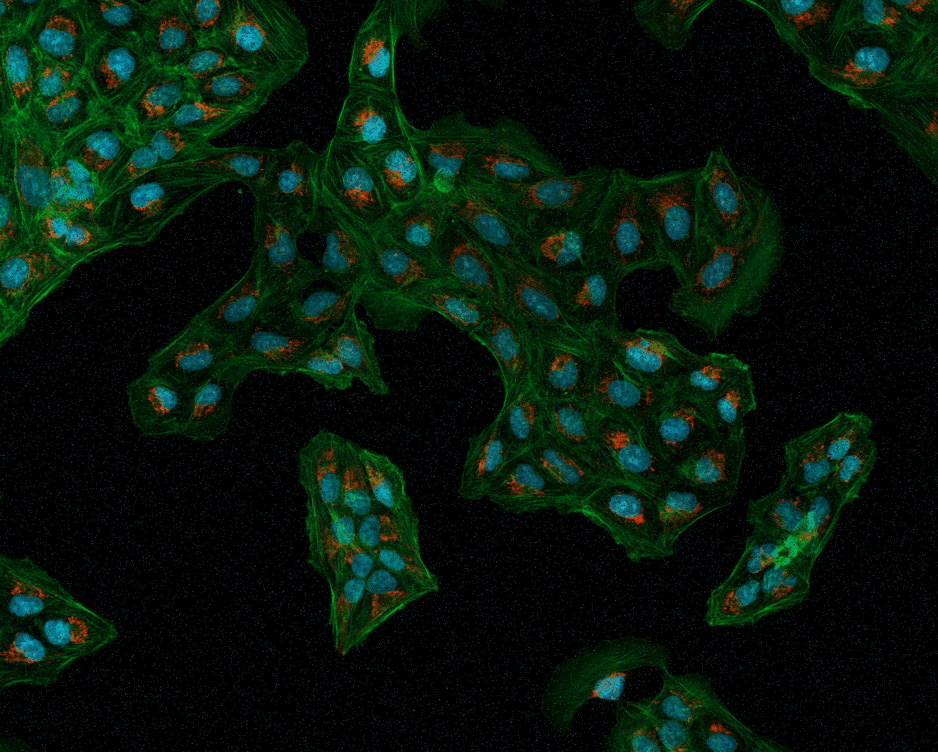
#> input picture opencv/bnsreenu/image_processing_APEER/Osteosarcoma_01_8bit_salt_pepper.tif, 938 x 752 px, shrunk from 1376 x 1104 before the run, found by its file name
$ python '33 Median_denoising.py'
#> lines starting #> are read from the running program, lines starting #| are printed output that depends on the picture
# -*- coding: utf-8 -*-
"""

https://github.com/bnsreenu/python_for_image_processing_APEER
https://www.youtube.com/watch?v=g-1bTTNOZa0&list=PLHae9ggVvqPgyRQQOtENr6hK0m1UquGaG&index=33
Osteosarcoma_01_25Sigma_noise.tif
Osteosarcoma_01_8bit_salt_pepper.tif
########
v2.medianBlur - https://opencv-python-tutroals.readthedocs.io/en/latest/py_tutorials/py_imgproc/py_filtering/py_filtering.html
skimage.filters.median - https://scikit-image.org/docs/dev/api/skimage.filters.html#skimage.filters.median
See how median is much better at cleaning salt and pepper noise compared to Gaussian
"""

import getpass
from skimage.filters import median
import cv2
from skimage import io, img_as_float


BASE_FOLDER = 'C:/Users/'+ getpass.getuser() +'/Pictures/Saved Pictures/'
path1 = BASE_FOLDER + "Osteosarcoma_01_25Sigma_noise.tif"
path2 = BASE_FOLDER +"Osteosarcoma_01_8bit_salt_pepper.tif"


#Needs 8 bit, not float.
img_gaussian_noise = cv2.imread(path1, 0)# 0 gray color
img_salt_pepper_noise = cv2.imread(path2, 0)
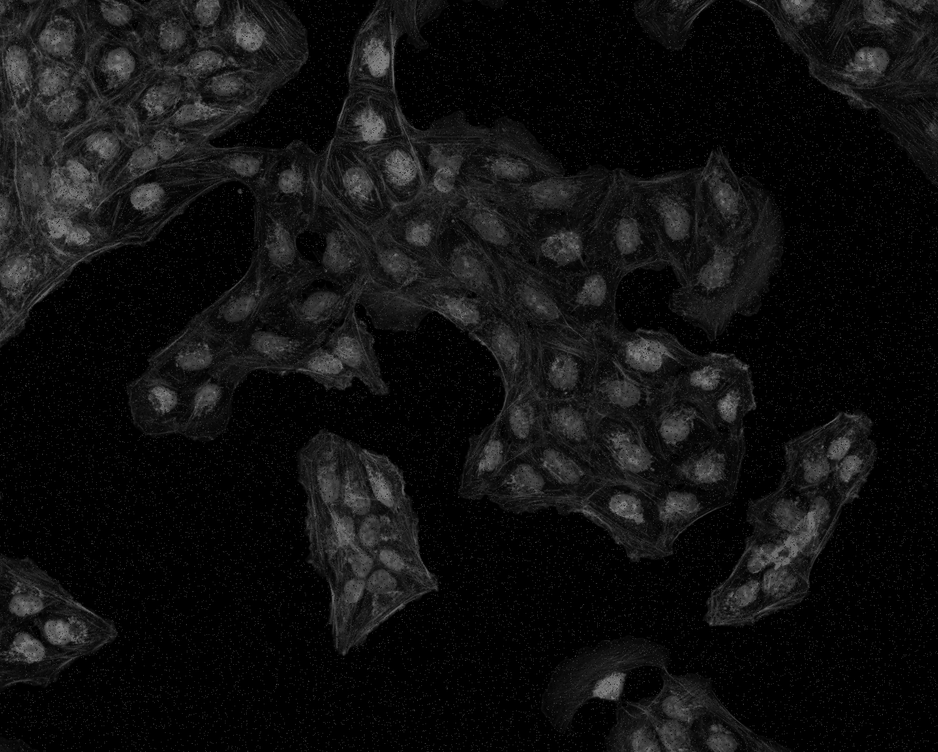
#> img_salt_pepper_noise: shape (752, 938); min 0, max 142, mean 16.3

img = img_salt_pepper_noise

median_using_cv2 = cv2.medianBlur(img, 3)


from skimage.morphology import disk
#Disk creates a circular structuring element, similar to a mask with specific radius
median_using_skimage = median(img, disk(3), mode='constant', cval=0.0)

cv2.imshow("Original", img)
cv2.imshow("cv2 median", median_using_cv2)
cv2.imshow("Using skimage median", median_using_skimage)

cv2.waitKey(0)
cv2.destroyAllWindows()
